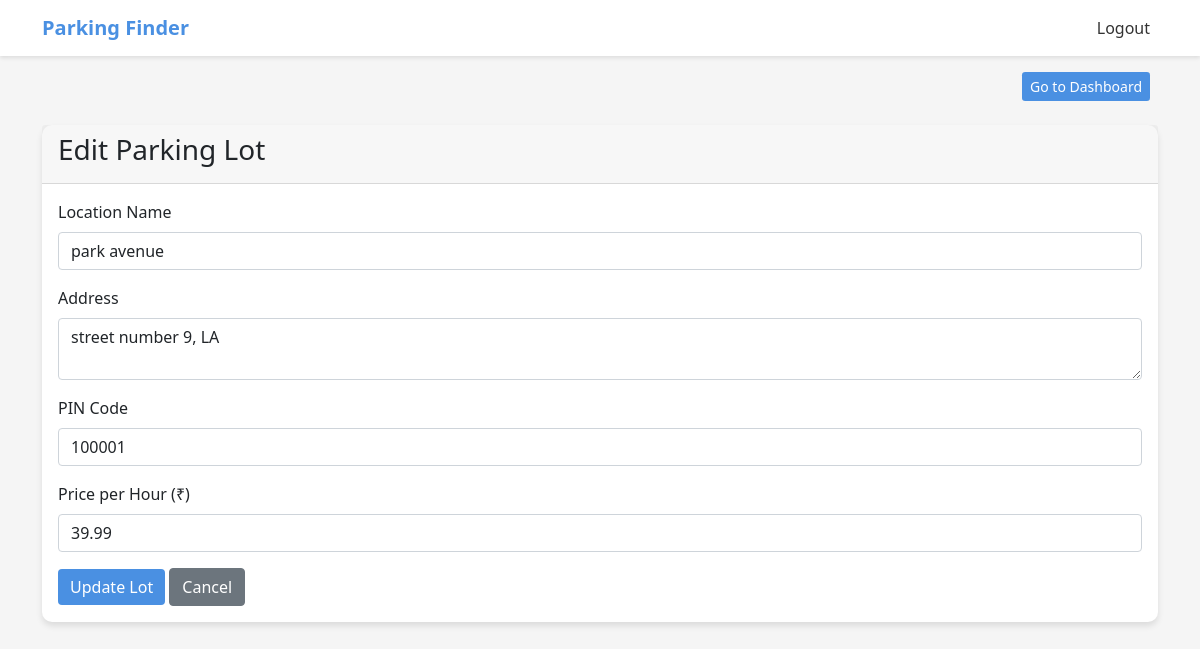
Screenshot of /admin/lots/1/edit (signed in) with the database file from the repository.
### app/models.py (models this page shows, shortened)
class ParkingLot(db.Model):
    __tablename__ = 'parking_lots'
    id = db.Column(db.Integer, primary_key=True)
    prime_location_name = db.Column(db.String(100), nullable=False)
    address = db.Column(db.String(200), nullable=False)
    pin_code = db.Column(db.String(6), nullable=False)
    price_per_hour = db.Column(db.Float, nullable=False)
    max_spots = db.Column(db.Integer, nullable=False)
    spots = db.relationship('ParkingSpot', backref='lot', lazy=True, cascade="all, delete-orphan")

### app/routes.py (the view, shortened to what this page needs)
@admin.route('/lots/<int:lot_id>/edit', methods=['GET', 'POST'])
@admin_required
def edit_lot(lot_id):
    lot = ParkingLot.query.get_or_404(lot_id)
    return render_template('admin/lot_form.html', lot=lot)

### app/__init__.py (called while the page is built)
@login_manager.user_loader
def load_user(user_id):
    from .models import User
    return User.query.get(int(user_id))

### app/templates/admin/lot_form.html (shortened to what this page needs)
{% extends 'base.html' %}
{% block content %}
<div class="container mt-4">
    <div class="card">
        <div class="card-header">
            <h3>{{ 'Edit' if lot else 'Add' }} Parking Lot</h3>
        </div>
        <div class="card-body">
            <form method="POST" id="lotForm" onsubmit="return validateLotForm()">
                <div class="mb-3">
                    <label for="name" class="form-label">Location Name</label>
                    <input type="text" class="form-control" id="name" name="name"
                           value="{{ lot.prime_location_name if lot else '' }}"
                           required minlength="3" maxlength="100">
                </div>
                <div class="mb-3">
                    <label for="address" class="form-label">Address</label>
                    <textarea class="form-control" id="address" name="address"
                              required minlength="10" maxlength="200">{{ lot.address if lot else '' }}</textarea>
                </div>
                <div class="mb-3">
                    <label for="pin_code" class="form-label">PIN Code</label>
                    <input type="text" class="form-control" id="pin_code" name="pin_code"
                           value="{{ lot.pin_code if lot else '' }}"
                           required pattern="[0-9]{6}">
                </div>
                <div class="mb-3">
                    <label for="price_per_hour" class="form-label">Price per Hour (₹)</label>
                    <input type="number" step="0.01" class="form-control" id="price_per_hour"
                           name="price_per_hour" value="{{ lot.price_per_hour if lot else '' }}"
                           required min="0.01" max="10000">
                </div>
                <button type="submit" class="btn btn-primary">{{ 'Update' if lot else 'Create' }} Lot</button>
                <a href="{{ url_for('admin.manage_lots') }}" class="btn btn-secondary">Cancel</a>
            </form>
        </div>
    </div>
</div>
{% endblock %}

### app/templates/base.html (style rules this page uses)
:root { --primary-color: #4A90E2; --secondary-color: #F5F5F5; --accent-color: #34C759; }
body { background-color: var(--secondary-color); font-family: 'Segoe UI', sans-serif; }
.card { border-radius: 10px; border: none; box-shadow: 0 4px 6px rgba(0,0,0,0.1); }
.btn-primary { background-color: var(--primary-color); border: none; }

### rows the page displays
ParkingLot: name "park avenue", address "street number 9, LA", pin_code "100001", price_per_hour "39.99"

### other values shown
{{ 'Edit' if lot else 'Add' }} "Edit"
{{ 'Update' if lot else 'Create' }} "Update"
